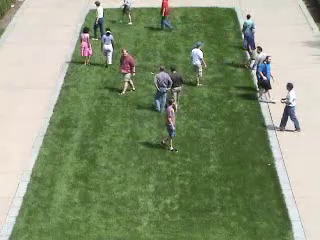
#> input picture frame 63 of 1.avi, 320 x 240 px
$ python m_lda.py   (Python 2 division)
#> lines starting #> are read from the running program, lines starting #| are printed output that depends on the picture
import cv2
import numpy as np
from scipy import io

voc = io.loadmat('a.mat')['matrix']
#> (reads a.mat from the repository)

cap = cv2.VideoCapture("1.avi")

ret, frame1 = cap.read()
#> frame1 is the input picture: shape (240, 320, 3); mean B, G, R 116.2, 148.3, 135.2
prvs = cv2.cvtColor(frame1, cv2.COLOR_BGR2GRAY)
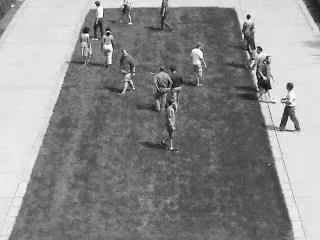
#> prvs: shape (240, 320); min 2, max 255, mean 140.7
hsv = np.zeros_like(frame1)
hsv[..., 1] = 255

detector = cv2.xfeatures2d.SIFT_create()  # create a feature detector
FLANN_INDEX_KDTREE = 0
index_params = dict(algorithm=FLANN_INDEX_KDTREE, trees=5)
search_params = dict(checks=50)
matcher = cv2.FlannBasedMatcher(index_params, search_params)
bowDE = cv2.BOWImgDescriptorExtractor(detector, matcher)
bowDE.setVocabulary(voc)

doc = np.ones(20)
while (ret):
    ret, frame2 = cap.read()
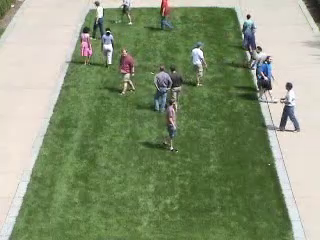
#> input picture frame 64 of 1.avi, 320 x 240 px
#> frame2 is the input picture: shape (240, 320, 3); mean B, G, R 116.2, 148.2, 135.1
    if ret:
        next = cv2.cvtColor(frame2, cv2.COLOR_BGR2GRAY)

        flow = cv2.calcOpticalFlowFarneback(prvs, next, None, 0.5, 3, 15, 3, 5, 1.2, 0)

        mag, ang = cv2.cartToPolar(flow[..., 0], flow[..., 1])
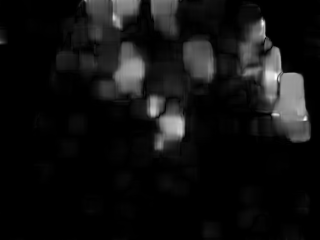
#> mag: shape (240, 320) float32; min 4.06e-15, max 1.33, mean 0.0918; drawn with min black and max white
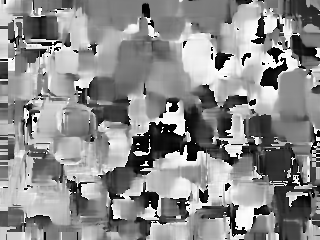
#> ang: shape (240, 320) float32; min 2.1e-05, max 6.28, mean 3.44; drawn with min black and max white
        hsv[..., 0] = ang * 180 / np.pi / 2
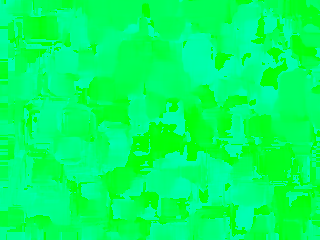
#> hsv: shape (240, 320, 3); mean of channels 0, 1, 2 98, 255, 0; drawn as B, G, R
        hsv[..., 2] = cv2.normalize(mag, None, 0, 255, cv2.NORM_MINMAX)
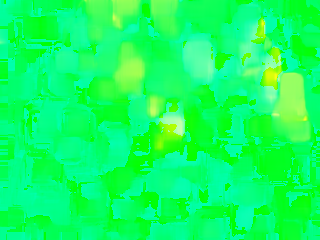
#> hsv: shape (240, 320, 3); mean of channels 0, 1, 2 98, 255, 17.2; drawn as B, G, R
        rgb = cv2.cvtColor(hsv, cv2.COLOR_HSV2BGR)
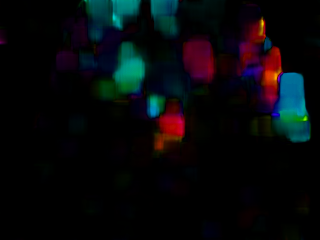
#> rgb: shape (240, 320, 3); mean B, G, R 10.9, 8.8, 6.8

        cv2.imshow('frame2', rgb)
        k = cv2.waitKey(30) & 0xff
#> (key Esc is pressed here)
        if k == 27:
            break
        elif k == ord('s'):
            cv2.imwrite('opticalfb.png', frame2)
            cv2.imwrite('opticalhsv.png', rgb)
        prvs = next

        try:
            kp1, desc1 = detector.detectAndCompute(rgb, None)
            bdes = bowDE.compute(rgb, kp1) * desc1.shape[0]
            bdes = bdes.astype(int)
            doc = np.vstack((doc, bdes))
            # print(kp)
            # print(bowDE.descriptorSize())
            print (bdes)

        except BaseException, e:
            print('exception occur', e)

cap.release()
io.savemat('b.mat', {'matrix': doc})
cv2.destroyAllWindows()
